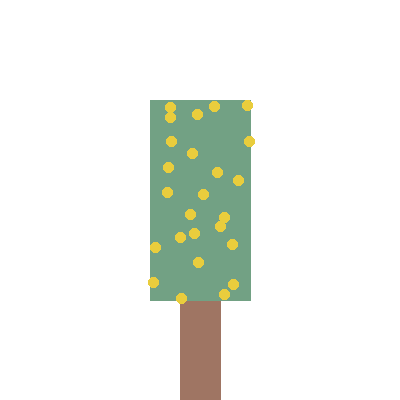

Reproduce this figure in Python.
import random
from PIL import Image, ImageDraw

image = Image.new("RGBA", (400, 400), (255, 255, 255, 0))
draw = ImageDraw.Draw(image)

tronc = "#9f7563"
feuille = "#72a184"
pomme = "#e9cd3d"

# Tronc plus haut et plus mince
draw.rectangle((180, 200, 220, 400), fill=tronc)

# Feuilles plus hautes et plus minces
draw.rectangle((150, 100, 250, 300), fill=feuille)

# Nombre de lignes et de colonnes dans la grille
rows = 5
cols = 5

# Taille de chaque grille
grid_width = (250 - 150) // cols
grid_height = (300 - 100) // rows

# Coordonnées des pommes réparties uniformément sur la surface des feuilles
random.seed(42)  # Pour obtenir des résultats reproductibles
for i in range(rows):
    for j in range(cols):
        # Coordonnées du coin supérieur gauche de la grille actuelle
        grid_x = 150 + j * grid_width
        grid_y = 100 + i * grid_height
        # Coordonnées aléatoires à l'intérieur de la grille
        x = random.randint(grid_x, grid_x + grid_width)
        y = random.randint(grid_y, grid_y + grid_height)
        draw.ellipse((x - 5, y - 5, x + 5, y + 5), fill=pomme)  # Dessiner une pomme

image.save("pommiersauvage-printemps.png")
